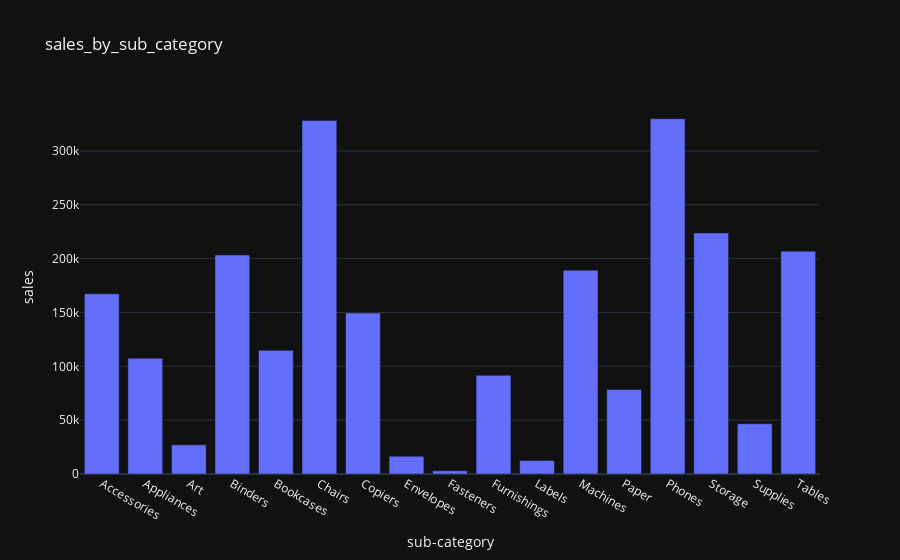

Notebook code for this chart:
### Code cell
fig3=px.bar(sales_by_sub_category,
            x='sub-category',
            y='sales',
            title='sales_by_sub_category')
fig3

### Figure 1 — Plotly figure (JSON) as saved in the notebook; plotly's stock layout.template omitted (floating-point values rounded to 4 significant figures)
{"data": [{"alignmentgroup": "True", "hovertemplate": "sub-category=%{x}<br>sales=%{y}<extra></extra>", "legendgroup": "", "marker": {"color": "#636efa", "pattern": {"shape": ""}}, "name": "", "offsetgroup": "", "orientation": "v", "showlegend": false, "textposition": "auto", "type": "bar", "x": ["Accessories", "Appliances", "Art", "Binders", "Bookcases", "Chairs", "Copiers", "Envelopes", "Fasteners", "Furnishings", "Labels", "Machines", "Paper", "Phones", "Storage", "Supplies", "Tables"], "xaxis": "x", "y": [167400.0, 107500.0, 27120.0, 203400.0, 114900.0, 328400.0, 149500.0, 16480.0, 3024.0, 91710.0, 12490.0, 189200.0, 78480.0, 330000.0, 223800.0, 46670.0, 207000.0], "yaxis": "y"}], "layout": {"barmode": "relative", "legend": {"tracegroupgap": 0}, "title": {"text": "sales_by_sub_category"}, "xaxis": {"anchor": "y", "domain": [0, 1], "title": {"text": "sub-category"}}, "yaxis": {"anchor": "x", "domain": [0, 1], "title": {"text": "sales"}}}}
